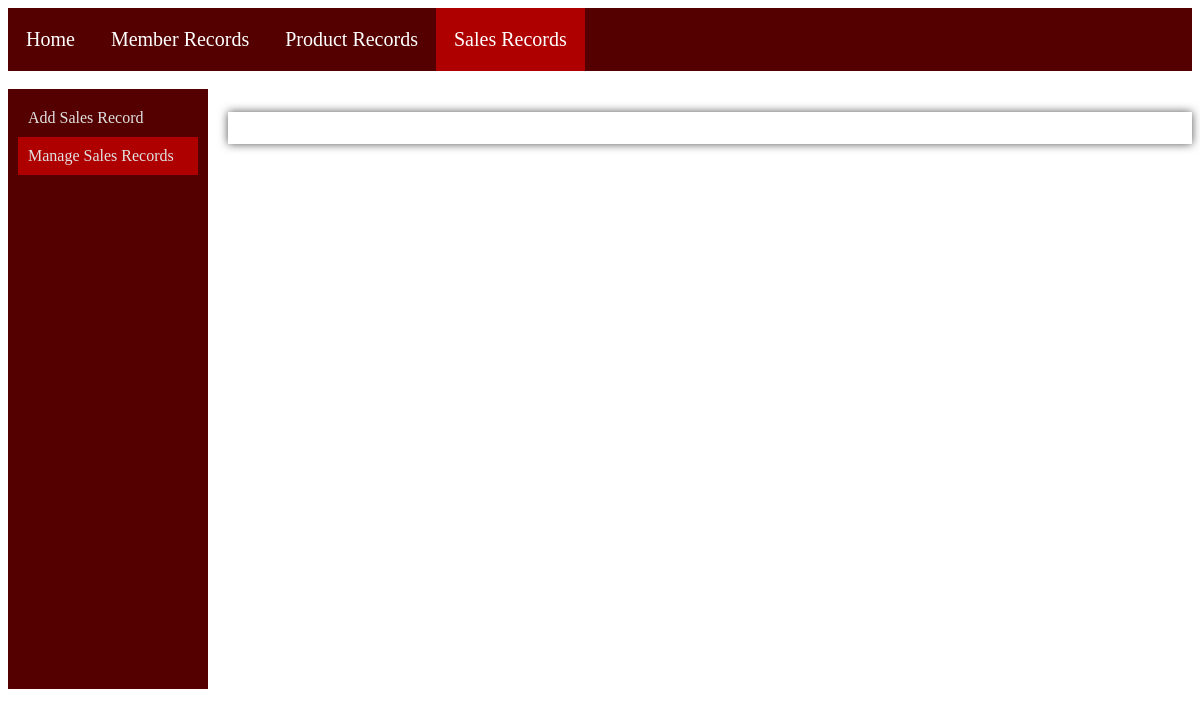
/displaySalesInfo.php?buyer=Jonathan Lurker&item=FreshFarms Organic Apples&sales_id=1, run on an earlier commit of the app's database.
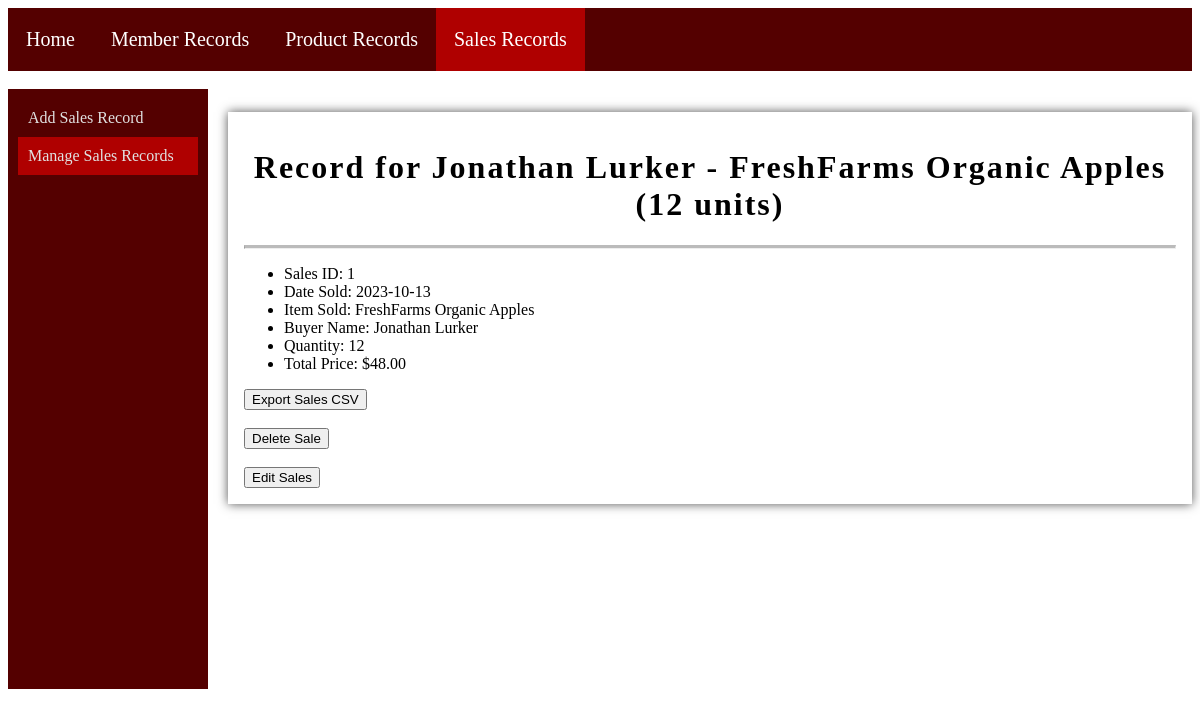
And on a later commit of the database.
### tables this page shows
CREATE TABLE `sales` (
  `SalesID` int(11) NOT NULL,
  `SalesSoldDate` date NOT NULL,
  `SalesItem` varchar(50) NOT NULL,
  `SalesBuyerName` varchar(100) NOT NULL,
  `SalesQuantity` int(10) NOT NULL,
  `SalesPrice` double(5,2) NOT NULL
);

### displaySalesInfo.php (the view, shortened to what this page needs)
<!DOCTYPE html>
<html lang="en">
<head>
    <link rel="stylesheet" href="./css/style.css">
</head>
<body>
    <nav class="navigationbar">
        <a href="Home.php">Home</a>
        <a href="member.php">Member Records</a>
        <a href="product.php">Product Records</a>
        <a class="onpage" href="sales.php">Sales Records</a>
    </nav>
    <br>
    <div class="sidebar">
        <nav class="vertical-nav">
            <a href="addSales.php">Add Sales Record</a>
            <a class="onpage" href="searchSales.php">Manage Sales Records</a>
        </nav>
    </div>
    <?php
    $buyer = $_GET['buyer'];
    $item = $_GET['item'];
    $sales_id = $_GET['sales_id'];
    ?>
    <div id="container">
        <?php
        $conn = mysqli_connect('localhost', 'root', '', 'gotogro-mrm');
        $SQL = "SELECT * FROM sales WHERE SalesBuyerName LIKE '%$buyer%' AND SalesItem LIKE '%$item%' AND SalesID LIKE '%$sales_id%'";
        $run = mysqli_query($conn, $SQL) or die(mysqli_error($conn));
        $result = mysqli_num_rows($run);
        if ($result > 0) {
            $row = mysqli_fetch_assoc($run);
            echo "
            <h1 class='center'>Record for " . $row['SalesBuyerName'] . " - " . $row['SalesItem'] . " (" . $row['SalesQuantity'] . " units)</h1>
            <hr class='divider'>
            <ul>
                <li>Sales ID: " . $row['SalesID'] . "</li>
                <li>Date Sold: " . $row['SalesSoldDate'] . "</li>
                <li>Item Sold: " . $row['SalesItem'] . "</li>
                <li>Buyer Name: " . $row['SalesBuyerName'] . "</li>
                <li>Quantity: " . $row['SalesQuantity'] . "</li>
                <li>Total Price: $" . $row['SalesPrice'] . "</li>
            </ul>
            ";
            echo "<button id='exportSalesCSV'>Export Sales CSV</button><br><br>";
            echo "<a href='confirmSalesDelete.php?buyer=" . $row['SalesBuyerName'] . "&item=" . $row['SalesItem'] . "&sales_id=" . $row['SalesID'] . "'><button>Delete Sale</button></a><br><br>";
            echo "<a href='editSales.php?buyer=" . $row['SalesBuyerName'] . "&item=" . $row['SalesItem'] . "&sales_id=" . $row['SalesID'] . "'><button>Edit Sales</button></a>";
            echo "</div>";
        }
        ?>
    </div>
</body>
</html>

What changed in the data, as far as the page shows it:
now on this page (row edited): sales: SalesBuyerName "Jonathan Lurker", SalesItem "FreshFarms Organic Apples", SalesQuantity "12", SalesID "1", SalesSoldDate "2023-10-13", SalesPrice "48.00"
changed sales: SalesBuyerName "John Larkin" → "Jonathan Lurker" (drawn)
Also different on the page:
text now shown: "Record for - ( units) Sales ID: Date Sold: Item Sold: Buyer Name: Quantity: Total Price: $ Export Sales CSV Delete Sale Edit Sales"
